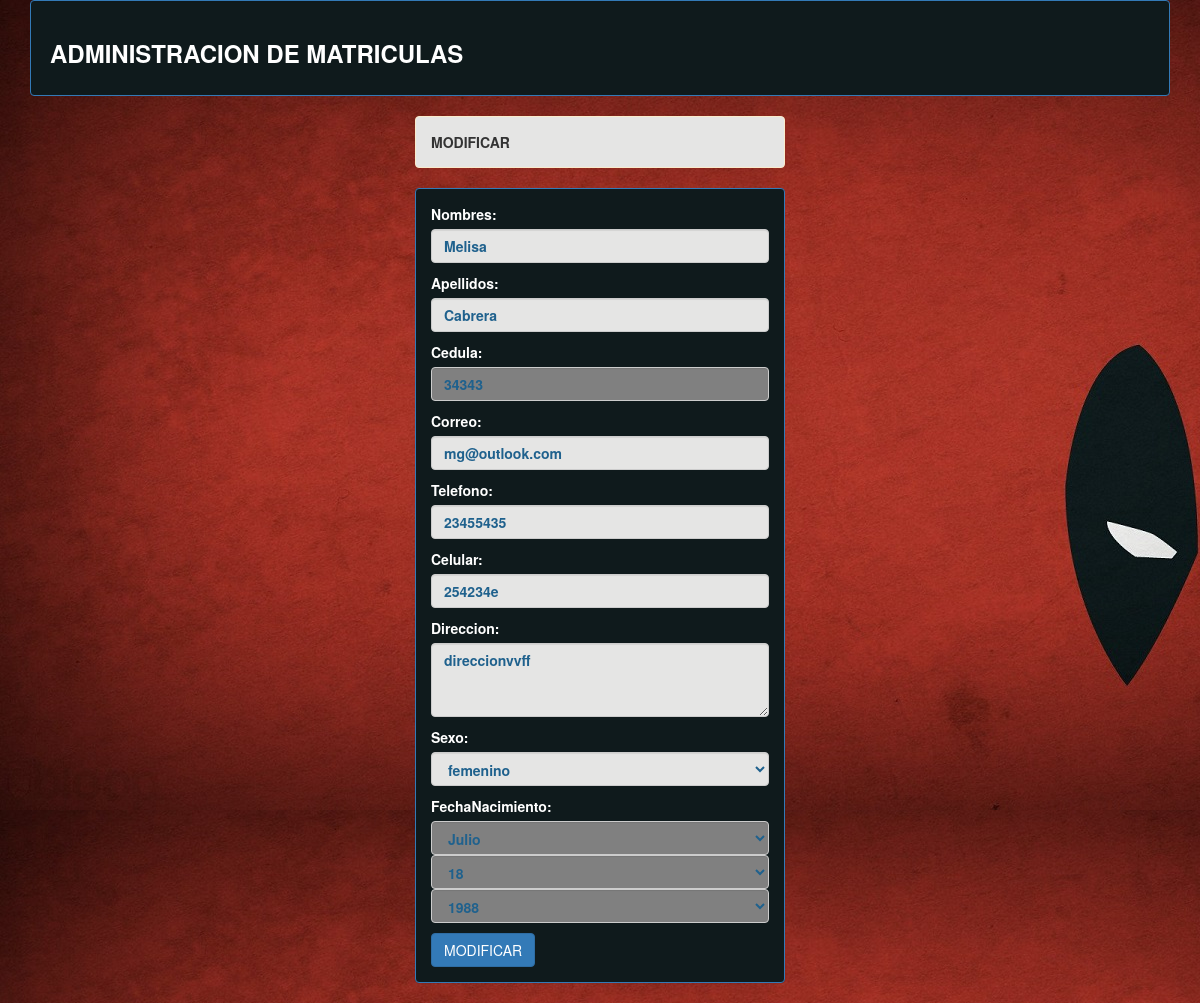
Page /administrar/modificarAlumno?ced=34343 on the committed database.
### gestion/models.py (models this page shows, shortened)
class Alumno(models.Model):
	lGenero=(
		('f','femenino'),
		('m','masculino'),
	)
	eliminado=models.BooleanField(default=False)
	nombres=models.CharField(max_length=30)
	apellidos=models.CharField(max_length=30)
	cedula=models.CharField(max_length=10, unique=True)
	correo=models.EmailField(max_length=30, blank=True, null=True)
	telefono=models.CharField(max_length=15, blank=True, null=True)
	celular=models.CharField(max_length=15, blank=True, null=True)
	direccion=models.TextField(max_length=100, default="direccion")
	sexo=models.CharField(max_length=10,choices=lGenero)
	fechaNacimiento=models.DateField(blank=True, null=True)

### gestion/views.py (the view, shortened to what this page needs)
def modificarAlumno(request):
	alumno=Alumno.objects.get(cedula=request.GET['ced'])
	obF=FormAlumno(request.POST or None)
	context={
		'form':obF,
		't':'MODIFICAR',
	}
	obF.fields['nombres'].initial=alumno.nombres
	obF.fields['apellidos'].initial=alumno.apellidos
	obF.fields['cedula'].initial=alumno.cedula
	obF.fields['correo'].initial=alumno.correo
	obF.fields['telefono'].initial=alumno.telefono
	obF.fields['celular'].initial=alumno.celular
	obF.fields['direccion'].initial=alumno.direccion
	obF.fields['sexo'].initial=alumno.sexo
	obF.fields['fechaNacimiento'].initial=alumno.fechaNacimiento
	obF.fields['cedula'].widget.attrs['readonly'] = True
	obF.fields['fechaNacimiento'].widget.attrs['readonly'] = True
	obF.fields['fechaNacimiento'].disabled=True
	return render(request, 'crear.html',context)

### gestion/forms.py
class FormAlumno(forms.ModelForm):
	class Meta:
		esteAño=datetime.date.today().year
		year=range(esteAño-100,esteAño+1)
		model=Alumno
		fields=['nombres','apellidos','cedula','correo','telefono','celular','direccion','sexo','fechaNacimiento']
		widgets = {
            'nombres': forms.TextInput(attrs={'class': 'form-control'}),
            'apellidos': forms.TextInput(attrs={'class': 'form-control'}),
            'cedula': forms.TextInput(attrs={'class': 'form-control'}),
            'correo': forms.EmailInput(attrs={'class': 'form-control'}),
            'telefono': forms.TextInput(attrs={'class': 'form-control'}),
            'celular': forms.TextInput(attrs={'class': 'form-control'}),
            'direccion': forms.Textarea(attrs={'class': 'form-control', 'rows': '3'}),
            'sexo': forms.Select(attrs={'class': 'form-control'}),
            'fechaNacimiento': forms.SelectDateWidget(
		        empty_label=("Año", "Mes", "Dia"),
		        years=year,
		        attrs={'class': 'form-control'},
		    ),
        }

### templates/crear.html (shortened to what this page needs)
{% extends 'master.html'%}
	{% block contenido%}
	<div class='container-fluid'>
		<div class="row">
			<div class="col-xs-6 col-md-4">
			</div>
			<div class="col-xs-6 col-md-4">
				<div class="alert alert-warning"><strong>{{t | upper}}</strong></div>
				<div class="panel panel-default ">
					<div class="panel-body">
						<form method="POST" >{% csrf_token %}
							{% for campo in form %}
								<p>{{ campo.errors }} {{ campo.label_tag }} {{ campo }}</p>
							{% endfor %}
							<input type="submit" value={{t}} class="btn btn-primary" onclick="if(!confirm('Confirme su peticion'))return false"> </input>
						</form>
					</div>
				</div>
			</div>
		</div>
	</div>
	{% endblock contenido%}

### static/css/estilos.css (style rules this page uses)
body { color: white; }
.panel-default { border-color: #337ab7; }
.panel { background-color: #0f1a1c; }
.alert-warning { color: #333333; background-color: rgb(229, 229, 228); }
label { color:white; }
.form-control { color: #1F618D; background-color: #e5e5e4; font-weight: 600; }
.form-control[disabled], .form-control[readonly], fieldset[disabled] .form-control { background-color: gray; }

### rows in the picture
Alumno: form "Melisa" "Cabrera" "34343" "mg@outlook.com" "23455435" "254234e" "direccionvvff" "femenino"

### other values in the picture
{{ t | upper }} "MODIFICAR"
{{ campo.label_tag }} "Nombres:" "Apellidos:" "Cedula:" "Correo:" "Telefono:" "Celular:" "Direccion:" "Sexo:" "FechaNacimiento:"
